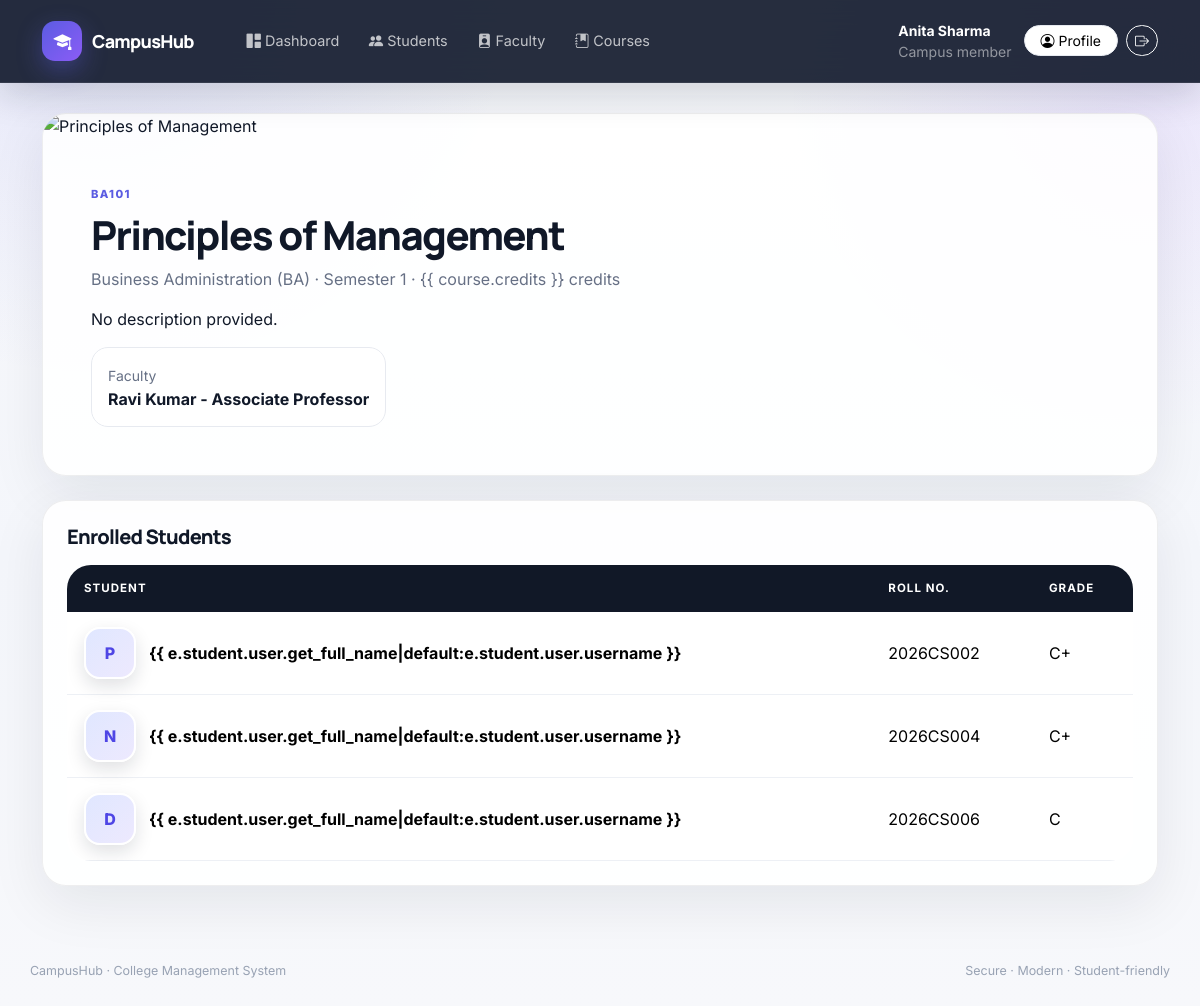
The page /courses/6/ (signed in) on the database its author committed.
### core/models.py (models this page shows, shortened)
class Course(models.Model):
    code = models.CharField(max_length=15, unique=True)
    name = models.CharField(max_length=150)
    department = models.ForeignKey(
        Department,
        on_delete=models.CASCADE,
        related_name="courses"
    )
    credits = models.PositiveSmallIntegerField(default=3)
    semester = models.PositiveSmallIntegerField(
        validators=[
            MinValueValidator(1),
            MaxValueValidator(8)
        ]
    )
    faculty = models.ForeignKey(
        Faculty,
        on_delete=models.SET_NULL,
        null=True,
        blank=True,
        related_name="courses_taught"
    )
    description = models.TextField(blank=True)
    cover_image = CloudinaryField("cover_image")
    class Meta:
        ordering = ["semester", "code"]

class Department(models.Model):
    name = models.CharField(max_length=100, unique=True)
    code = models.CharField(max_length=10, unique=True)
    description = models.TextField(blank=True)
    class Meta:
        ordering = ["name"]
    def __str__(self):
        return f"{self.name} ({self.code})"

class Faculty(models.Model):
    DESIGNATION_CHOICES = [
        ("PROF", "Professor"),
        ("ASSOC", "Associate Professor"),
        ("ASST", "Assistant Professor"),
        ("LECT", "Lecturer"),
    ]
    user = models.OneToOneField(
        User,
        on_delete=models.CASCADE,
        related_name="faculty_profile"
    )
    employee_id = models.CharField(max_length=20, unique=True)
    department = models.ForeignKey(
        Department,
        on_delete=models.SET_NULL,
        null=True,
        related_name="faculty_members"
    )
    designation = models.CharField(
        max_length=10,
        choices=DESIGNATION_CHOICES,
        default="LECT"
    )
    phone = models.CharField(max_length=15, blank=True)
    date_joined = models.DateField(default=timezone.now)
    photo = CloudinaryField(
        "faculty_photo",
        blank=True,
        null=True
    )
    class Meta:
        verbose_name_plural = "Faculty"
        ordering = ["employee_id"]
    def __str__(self):
        return (
            f"{self.user.get_full_name() or self.user.username} "
            f"- {self.get_designation_display()}"
        )

class Enrollment(models.Model):
    student = models.ForeignKey(
        Student,
        on_delete=models.CASCADE,
        related_name="enrollments"
    )
    course = models.ForeignKey(
        Course,
        on_delete=models.CASCADE,
        related_name="enrollments"
    )
    enrolled_on = models.DateField(
        default=timezone.now
    )
    class Meta:
        unique_together = ("student", "course")
        ordering = ["-enrolled_on"]

class Student(models.Model):
    GENDER_CHOICES = [
        ("M", "Male"),
        ("F", "Female"),
        ("O", "Other"),
    ]
    STATUS_CHOICES = [
        ("ACTIVE", "Active"),
        ("GRADUATED", "Graduated"),
        ("SUSPENDED", "Suspended"),
        ("DROPPED", "Dropped"),
    ]
    user = models.OneToOneField(
        User,
        on_delete=models.CASCADE,
        related_name="student_profile"
    )
    roll_number = models.CharField(
        max_length=20,
        unique=True
    )
    department = models.ForeignKey(
        Department,
        on_delete=models.SET_NULL,
        null=True,
        related_name="students"
    )
    date_of_birth = models.DateField(
        null=True,
        blank=True
    )
    gender = models.CharField(
        max_length=1,
        choices=GENDER_CHOICES,
        blank=True
    )
    phone = models.CharField(
        max_length=15,
        blank=True
    )
    address = models.TextField(blank=True)
    admission_date = models.DateField(
        default=timezone.now
    )
    current_semester = models.PositiveSmallIntegerField(
        default=1,
        validators=[
            MinValueValidator(1),
            MaxValueValidator(8)
        ]
    )
    status = models.CharField(
        max_length=10,
        choices=STATUS_CHOICES,
        default="ACTIVE"
    )
    photo = CloudinaryField(
        "image"
    )
    class Meta:
        ordering = ["roll_number"]

class Result(models.Model):
    GRADE_CHOICES = [
        ("A+", "A+"),
        ("A", "A"),
        ("B+", "B+"),
        ("B", "B"),
        ("C+", "C+"),
        ("C", "C"),
        ("D", "D"),
        ("F", "F"),
    ]
    enrollment = models.OneToOneField(
        Enrollment,
        on_delete=models.CASCADE,
        related_name="result"
    )
    marks_obtained = models.DecimalField(
        max_digits=5,
        decimal_places=2,
        validators=[
            MinValueValidator(0),
            MaxValueValidator(100)
        ]
    )
    grade = models.CharField(
        max_length=2,
        choices=GRADE_CHOICES,
        blank=True
    )
    remarks = models.CharField(
        max_length=200,
        blank=True
    )
    published_on = models.DateField(
        default=timezone.now
    )

### core/views.py (the view)
# urls.py: path("courses/<int:pk>/", views.course_detail, name="course_detail"),
@login_required
def course_detail(request, pk):
    course = get_object_or_404(Course, pk=pk)
    enrollments = course.enrollments.select_related("student", "result").all()
    return render(request, "core/course_detail.html", {"course": course, "enrollments": enrollments})

### core/templates/core/course_detail.html (shortened to what this page needs)
{% extends "core/base.html" %} {% block title %}{{ course.code }} · CampusHub{%endblock %} {% block content %}
<div class="card-modern overflow-hidden mb-4 reveal">
  {% if course.cover_image %}
  <img
    src="{{ course.cover_image.url }}"
    class="course-detail-cover"
    alt="{{ course.name }}"
  />
  {% endif %}
  <div class="p-4 p-md-5">
    <div class="course-code">{{ course.code }}</div>
    <h1 class="section-title mt-2">{{ course.name }}</h1>
    <p class="muted">
      {{ course.department }} · Semester {{ course.semester }} · {{
      course.credits }} credits
    </p>
    <p>{{ course.description|default:'No description provided.' }}</p>
    <div class="quick-link d-inline-block">
      <small class="muted">Faculty</small>
      <div class="fw-bold">{{ course.faculty|default:'Unassigned' }}</div>
    </div>
  </div>
</div>
<div class="card-modern p-4 reveal delay-1">
  <h5 class="section-title">Enrolled Students</h5>
  <div class="data-table table-responsive mt-3">
    <table class="table">
      <thead>
        <tr>
          <th>Student</th>
          <th>Roll No.</th>
          <th>Grade</th>
        </tr>
      </thead>
      <tbody>
        {% for e in enrollments %}
        <tr>
          <td>
            <a
              class="person-cell text-decoration-none"
              href="{% url 'core:student_detail' e.student.pk %}"
            >
              {% if e.student.photo %}
              <img src="{{ e.student.photo.url }}" class="profile-img" alt="" />
              {% else %}
              <span class="profile-img avatar-fallback"
                >{{ e.student.user.first_name|first|upper }}</span
              >
              {% endif %}
              <span class="fw-bold"
                >{{ e.student.user.get_full_name|default:e.student.user.username
                }}</span
              >
            </a>
          </td>
          <td>{{ e.student.roll_number }}</td>
          <td>{{ e.result.grade|default:'-' }}</td>
        </tr>
        {% empty %}
        <tr>
          <td colspan="3" class="empty-state muted">
            No students enrolled yet.
          </td>
        </tr>
        {% endfor %}
      </tbody>
    </table>
  </div>
</div>
{% endblock %}

### core/templates/core/base.html (shortened to what this page needs)
<!DOCTYPE html>
<html lang="en">
<head>
  <link href="https://cdn.jsdelivr.net/npm/bootstrap@5.3.3/dist/css/bootstrap.min.css" rel="stylesheet">
  <link href="https://cdn.jsdelivr.net/npm/bootstrap-icons@1.11.3/font/bootstrap-icons.css" rel="stylesheet">
  {% load static %}<link rel="stylesheet" href="{% static 'css/app.css' %}">
</head>
<body>
{% if user.is_authenticated %}
<nav class="navbar navbar-expand-lg navbar-dark app-nav sticky-top">
  <div class="container py-2">
    <a class="navbar-brand brand d-flex align-items-center" href="{% url 'core:dashboard' %}"><span class="brand-mark"><i class="bi bi-mortarboard-fill"></i></span>CampusHub</a>
    <div class="collapse navbar-collapse" id="navMenu">
      <ul class="navbar-nav me-auto ms-lg-4 gap-lg-1">
        <li class="nav-item"><a class="nav-link" href="{% url 'core:dashboard' %}"><i class="bi bi-grid-1x2-fill me-1"></i>Dashboard</a></li>
        <li class="nav-item"><a class="nav-link" href="{% url 'core:student_list' %}"><i class="bi bi-people-fill me-1"></i>Students</a></li>
        <li class="nav-item"><a class="nav-link" href="{% url 'core:faculty_list' %}"><i class="bi bi-person-badge-fill me-1"></i>Faculty</a></li>
        <li class="nav-item"><a class="nav-link" href="{% url 'core:course_list' %}"><i class="bi bi-journal-bookmark-fill me-1"></i>Courses</a></li>
      </ul>
      <div class="d-flex align-items-center gap-2 mt-3 mt-lg-0">
        <div class="d-none d-sm-block text-white small me-1"><div class="fw-bold">{{ user.get_full_name|default:user.username }}</div><div class="opacity-50">{% if user.is_staff %}Administrator{% else %}Campus member{% endif %}</div></div>
        {% if user.student_profile or user.faculty_profile %}<a href="{% url 'core:profile' %}" class="btn btn-sm btn-light rounded-pill px-3"><i class="bi bi-person-circle me-1"></i>Profile</a>{% endif %}
        <form action="{% url 'logout' %}" method="post" class="d-inline">{% csrf_token %}<button class="btn btn-sm btn-outline-light rounded-pill" type="submit" title="Sign out"><i class="bi bi-box-arrow-right"></i></button></form>
      </div>
    </div>
  </div>
</nav>
{% endif %}
<main class="container page-wrap pb-5">
  {% block content %}{% endblock %}
</main>
<footer class="container footer">CampusHub · College Management System <span class="float-end">Secure · Modern · Student-friendly</span></footer>
</body></html>

### static/css/app.css (style rules this page uses)
:root { --ink:#101828;--muted:#667085;--line:#e7eaf0;--primary:#5b5ce2;--primary2:#8b5cf6;--cyan:#06b6d4;--success:#12b76a;--danger:#f04438;--surface:#fff;--bg:#f4f6fb;--dark:#111827;--shadow:0 18px 55px rgba(16,24,40,.08) }
* { box-sizing:border-box }
html { scroll-behavior:smooth }
body { margin:0;font-family:Inter,system-ui,sans-serif;background:radial-gradient(circle at 8% -5%,rgba(91,92,226,.14),transparent 28%),radial-gradient(circle at 95% 8%,rgba(139,92,246,.12),transparent 24%),linear-gradient(180deg,#f8f9fc 0%,var(--bg) 55%,#f7f8fb 100%);color:var(--ink);min-height:100vh }
a { text-decoration:none }
.page-wrap { padding-top:30px;min-height:calc(100vh - 120px) }
.app-nav { background:rgba(15,23,42,.90)!important;border-bottom:1px solid rgba(255,255,255,.08);backdrop-filter:blur(18px);box-shadow:0 12px 35px rgba(15,23,42,.16) }
.brand { font-family:Manrope,sans-serif;font-size:1.12rem;font-weight:800;letter-spacing:-.04em }
.brand-mark { width:40px;height:40px;border-radius:13px;display:inline-grid;place-items:center;background:linear-gradient(135deg,var(--primary),var(--primary2));box-shadow:0 9px 25px rgba(91,92,226,.38);margin-right:10px }
.nav-link { font-size:.9rem;color:rgba(255,255,255,.72)!important;border-radius:12px;padding:.65rem .8rem!important;transition:.22s }
.card-modern { border:1px solid rgba(16,24,40,.07);border-radius:24px;background:rgba(255,255,255,.90);box-shadow:var(--shadow);transition:transform .25s ease,box-shadow .25s ease,border-color .25s ease }
.section-title { font-family:Manrope,sans-serif;font-weight:800;letter-spacing:-.04em }
.muted { color:var(--muted)!important }
.profile-img { width:52px;height:52px;min-width:52px;border-radius:16px;object-fit:cover;display:block;background:#eef2ff;border:2px solid #fff;box-shadow:0 7px 18px rgba(16,24,40,.13) }
.avatar-fallback { display:grid;place-items:center;background:linear-gradient(135deg,#e0e7ff,#ede9fe);color:#4f46e5;font-weight:800 }
.person-cell { display:flex;align-items:center;gap:13px;color:inherit }
.data-table { overflow:hidden;border-radius:24px }
.data-table table { margin:0 }
.data-table thead th { background:#111827;color:#fff;border:0;padding:15px 17px;font-size:.72rem;text-transform:uppercase;letter-spacing:.09em;white-space:nowrap }
.data-table tbody td { padding:15px 17px;border-color:#edf0f5;vertical-align:middle }
.data-table tbody tr { transition:.18s }
.btn-light { border-color:#e7eaf0!important;background:#fff!important }
.course-code { font-size:.7rem;font-weight:800;letter-spacing:.12em;color:var(--primary) }
.course-detail-cover { display:block;max-height:360px;width:100%;object-fit:cover }
.quick-link { padding:15px 16px;border:1px solid var(--line);border-radius:17px;background:#fff;transition:.2s }
.footer { color:#98a2b3;font-size:.78rem;padding:28px 0 }
.reveal { animation:rise .55s ease both }
.delay-1 { animation-delay:.08s }

### rows shown on the page
Course: code "BA101", name "Principles of Management", department "Business Administration (BA)", semester "1", description "No description provided.", faculty "Ravi Kumar - Associate Professor"
Enrollment: student.user.first_name|first "P", student.roll_number "2026CS002", result.grade "C+"
Enrollment: student.user.first_name|first "N", student.roll_number "2026CS004", result.grade "C+"
Enrollment: student.user.first_name|first "D", student.roll_number "2026CS006", result.grade "C"

### other values the page prints
{{ user.get_full_name|default:user.username }} "Anita Sharma"
